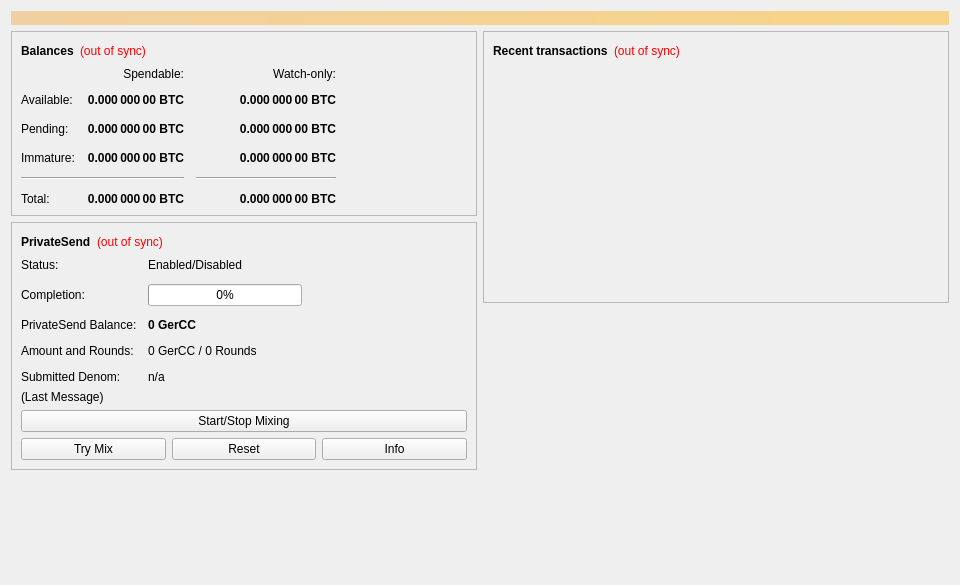
<?xml version="1.0" encoding="UTF-8"?>
<ui version="4.0">
 <class>OverviewPage</class>
 <widget class="QWidget" name="OverviewPage">
  <property name="geometry">
   <rect>
    <x>0</x>
    <y>0</y>
    <width>960</width>
    <height>585</height>
   </rect>
  </property>
  <property name="minimumSize">
   <size>
    <width>960</width>
    <height>0</height>
   </size>
  </property>
  <property name="windowTitle">
   <string>Form</string>
  </property>
  <layout class="QVBoxLayout" name="topLayout">
   <item>
    <widget class="QLabel" name="labelAlerts">
     <property name="visible">
      <bool>false</bool>
     </property>
     <property name="styleSheet">
      <string notr="true">QLabel { background-color: qlineargradient(x1: 0, y1: 0, x2: 1, y2: 0, stop:0 #F0D0A0, stop:1 #F8D488); color:#000000; }</string>
     </property>
     <property name="wordWrap">
      <bool>true</bool>
     </property>
     <property name="margin">
      <number>3</number>
     </property>
     <property name="textInteractionFlags">
      <set>Qt::TextSelectableByMouse</set>
     </property>
    </widget>
   </item>
   <item>
    <layout class="QHBoxLayout" name="horizontalLayout" stretch="1,1">
     <item>
      <layout class="QVBoxLayout" name="verticalLayout_2">
       <item>
        <widget class="QFrame" name="frame">
         <property name="frameShape">
          <enum>QFrame::StyledPanel</enum>
         </property>
         <property name="frameShadow">
          <enum>QFrame::Raised</enum>
         </property>
         <layout class="QVBoxLayout" name="verticalLayout_4">
          <item>
           <layout class="QHBoxLayout" name="horizontalLayout_4">
            <item>
             <widget class="QLabel" name="label_5">
              <property name="font">
               <font>
                <weight>75</weight>
                <bold>true</bold>
               </font>
              </property>
              <property name="text">
               <string>Balances</string>
              </property>
             </widget>
            </item>
            <item>
             <widget class="QLabel" name="labelWalletStatus">
              <property name="toolTip">
               <string>The displayed information may be out of date. Your wallet automatically synchronizes with the GermanCC network after a connection is established, but this process has not completed yet.</string>
              </property>
              <property name="styleSheet">
               <string notr="true">QLabel { color: red; }</string>
              </property>
              <property name="text">
               <string notr="true">(out of sync)</string>
              </property>
              <property name="alignment">
               <set>Qt::AlignLeading|Qt::AlignLeft|Qt::AlignVCenter</set>
              </property>
             </widget>
            </item>
            <item>
             <spacer name="horizontalSpacer_3">
              <property name="orientation">
               <enum>Qt::Horizontal</enum>
              </property>
              <property name="sizeHint" stdset="0">
               <size>
                <width>40</width>
                <height>20</height>
               </size>
              </property>
             </spacer>
            </item>
           </layout>
          </item>
          <item>
           <layout class="QGridLayout" name="gridLayout">
            <property name="spacing">
             <number>12</number>
            </property>
            <item row="2" column="2">
             <widget class="QLabel" name="labelWatchPending">
              <property name="font">
               <font>
                <weight>75</weight>
                <bold>true</bold>
               </font>
              </property>
              <property name="cursor">
               <cursorShape>IBeamCursor</cursorShape>
              </property>
              <property name="toolTip">
               <string>Unconfirmed transactions to watch-only addresses</string>
              </property>
              <property name="text">
               <string notr="true">0.000 000 00 BTC</string>
              </property>
              <property name="alignment">
               <set>Qt::AlignRight|Qt::AlignTrailing|Qt::AlignVCenter</set>
              </property>
              <property name="textInteractionFlags">
               <set>Qt::LinksAccessibleByMouse|Qt::TextSelectableByKeyboard|Qt::TextSelectableByMouse</set>
              </property>
             </widget>
            </item>
            <item row="2" column="1">
             <widget class="QLabel" name="labelUnconfirmed">
              <property name="font">
               <font>
                <weight>75</weight>
                <bold>true</bold>
               </font>
              </property>
              <property name="cursor">
               <cursorShape>IBeamCursor</cursorShape>
              </property>
              <property name="toolTip">
               <string>Total of transactions that have yet to be confirmed, and do not yet count toward the spendable balance</string>
              </property>
              <property name="text">
               <string notr="true">0.000 000 00 BTC</string>
              </property>
              <property name="alignment">
               <set>Qt::AlignRight|Qt::AlignTrailing|Qt::AlignVCenter</set>
              </property>
              <property name="textInteractionFlags">
               <set>Qt::LinksAccessibleByMouse|Qt::TextSelectableByKeyboard|Qt::TextSelectableByMouse</set>
              </property>
             </widget>
            </item>
            <item row="3" column="2">
             <widget class="QLabel" name="labelWatchImmature">
              <property name="font">
               <font>
                <weight>75</weight>
                <bold>true</bold>
               </font>
              </property>
              <property name="cursor">
               <cursorShape>IBeamCursor</cursorShape>
              </property>
              <property name="toolTip">
               <string>Mined balance in watch-only addresses that has not yet matured</string>
              </property>
              <property name="text">
               <string notr="true">0.000 000 00 BTC</string>
              </property>
              <property name="alignment">
               <set>Qt::AlignRight|Qt::AlignTrailing|Qt::AlignVCenter</set>
              </property>
              <property name="textInteractionFlags">
               <set>Qt::LinksAccessibleByMouse|Qt::TextSelectableByKeyboard|Qt::TextSelectableByMouse</set>
              </property>
             </widget>
            </item>
            <item row="4" column="0" colspan="2">
             <widget class="Line" name="lineSpendableBalance">
              <property name="orientation">
               <enum>Qt::Horizontal</enum>
              </property>
             </widget>
            </item>
            <item row="4" column="2">
             <widget class="Line" name="lineWatchBalance">
              <property name="sizePolicy">
               <sizepolicy hsizetype="Preferred" vsizetype="Fixed">
                <horstretch>0</horstretch>
                <verstretch>0</verstretch>
               </sizepolicy>
              </property>
              <property name="minimumSize">
               <size>
                <width>140</width>
                <height>0</height>
               </size>
              </property>
              <property name="orientation">
               <enum>Qt::Horizontal</enum>
              </property>
             </widget>
            </item>
            <item row="5" column="0">
             <widget class="QLabel" name="labelTotalText">
              <property name="text">
               <string>Total:</string>
              </property>
             </widget>
            </item>
            <item row="3" column="1">
             <widget class="QLabel" name="labelImmature">
              <property name="font">
               <font>
                <weight>75</weight>
                <bold>true</bold>
               </font>
              </property>
              <property name="cursor">
               <cursorShape>IBeamCursor</cursorShape>
              </property>
              <property name="toolTip">
               <string>Mined balance that has not yet matured</string>
              </property>
              <property name="text">
               <string notr="true">0.000 000 00 BTC</string>
              </property>
              <property name="alignment">
               <set>Qt::AlignRight|Qt::AlignTrailing|Qt::AlignVCenter</set>
              </property>
              <property name="textInteractionFlags">
               <set>Qt::LinksAccessibleByMouse|Qt::TextSelectableByKeyboard|Qt::TextSelectableByMouse</set>
              </property>
             </widget>
            </item>
            <item row="2" column="3">
             <spacer name="horizontalSpacer_2">
              <property name="orientation">
               <enum>Qt::Horizontal</enum>
              </property>
              <property name="sizeHint" stdset="0">
               <size>
                <width>40</width>
                <height>20</height>
               </size>
              </property>
             </spacer>
            </item>
            <item row="3" column="0">
             <widget class="QLabel" name="labelImmatureText">
              <property name="text">
               <string>Immature:</string>
              </property>
             </widget>
            </item>
            <item row="5" column="1">
             <widget class="QLabel" name="labelTotal">
              <property name="font">
               <font>
                <weight>75</weight>
                <bold>true</bold>
               </font>
              </property>
              <property name="cursor">
               <cursorShape>IBeamCursor</cursorShape>
              </property>
              <property name="toolTip">
               <string>Your current total balance</string>
              </property>
              <property name="text">
               <string notr="true">0.000 000 00 BTC</string>
              </property>
              <property name="alignment">
               <set>Qt::AlignRight|Qt::AlignTrailing|Qt::AlignVCenter</set>
              </property>
              <property name="textInteractionFlags">
               <set>Qt::LinksAccessibleByMouse|Qt::TextSelectableByKeyboard|Qt::TextSelectableByMouse</set>
              </property>
             </widget>
            </item>
            <item row="5" column="2">
             <widget class="QLabel" name="labelWatchTotal">
              <property name="font">
               <font>
                <weight>75</weight>
                <bold>true</bold>
               </font>
              </property>
              <property name="cursor">
               <cursorShape>IBeamCursor</cursorShape>
              </property>
              <property name="toolTip">
               <string>Current total balance in watch-only addresses</string>
              </property>
              <property name="text">
               <string notr="true">0.000 000 00 BTC</string>
              </property>
              <property name="alignment">
               <set>Qt::AlignRight|Qt::AlignTrailing|Qt::AlignVCenter</set>
              </property>
              <property name="textInteractionFlags">
               <set>Qt::LinksAccessibleByMouse|Qt::TextSelectableByKeyboard|Qt::TextSelectableByMouse</set>
              </property>
             </widget>
            </item>
            <item row="0" column="2">
             <widget class="QLabel" name="labelWatchonly">
              <property name="text">
               <string>Watch-only:</string>
              </property>
              <property name="alignment">
               <set>Qt::AlignRight|Qt::AlignTrailing|Qt::AlignVCenter</set>
              </property>
             </widget>
            </item>
            <item row="1" column="0">
             <widget class="QLabel" name="labelBalanceText">
              <property name="text">
               <string>Available:</string>
              </property>
             </widget>
            </item>
            <item row="1" column="1">
             <widget class="QLabel" name="labelBalance">
              <property name="font">
               <font>
                <weight>75</weight>
                <bold>true</bold>
               </font>
              </property>
              <property name="cursor">
               <cursorShape>IBeamCursor</cursorShape>
              </property>
              <property name="toolTip">
               <string>Your current spendable balance</string>
              </property>
              <property name="text">
               <string notr="true">0.000 000 00 BTC</string>
              </property>
              <property name="alignment">
               <set>Qt::AlignRight|Qt::AlignTrailing|Qt::AlignVCenter</set>
              </property>
              <property name="textInteractionFlags">
               <set>Qt::LinksAccessibleByMouse|Qt::TextSelectableByKeyboard|Qt::TextSelectableByMouse</set>
              </property>
             </widget>
            </item>
            <item row="1" column="2">
             <widget class="QLabel" name="labelWatchAvailable">
              <property name="font">
               <font>
                <weight>75</weight>
                <bold>true</bold>
               </font>
              </property>
              <property name="cursor">
               <cursorShape>IBeamCursor</cursorShape>
              </property>
              <property name="toolTip">
               <string>Your current balance in watch-only addresses</string>
              </property>
              <property name="text">
               <string notr="true">0.000 000 00 BTC</string>
              </property>
              <property name="alignment">
               <set>Qt::AlignRight|Qt::AlignTrailing|Qt::AlignVCenter</set>
              </property>
              <property name="textInteractionFlags">
               <set>Qt::LinksAccessibleByMouse|Qt::TextSelectableByKeyboard|Qt::TextSelectableByMouse</set>
              </property>
             </widget>
            </item>
            <item row="2" column="0">
             <widget class="QLabel" name="labelPendingText">
              <property name="text">
               <string>Pending:</string>
              </property>
             </widget>
            </item>
            <item row="0" column="1">
             <widget class="QLabel" name="labelSpendable">
              <property name="text">
               <string>Spendable:</string>
              </property>
              <property name="alignment">
               <set>Qt::AlignRight|Qt::AlignTrailing|Qt::AlignVCenter</set>
              </property>
             </widget>
            </item>
           </layout>
          </item>
         </layout>
        </widget>
       </item>
       <item>
        <widget class="QFrame" name="framePrivateSend">
         <property name="layoutDirection">
          <enum>Qt::LeftToRight</enum>
         </property>
         <property name="frameShape">
          <enum>QFrame::StyledPanel</enum>
         </property>
         <property name="frameShadow">
          <enum>QFrame::Raised</enum>
         </property>
         <layout class="QVBoxLayout" name="VerticalLayout_PS1">
          <item>
           <layout class="QHBoxLayout" name="horizontalLayout_5">
            <item>
             <widget class="QLabel" name="labelPrivateSendHeader">
              <property name="font">
               <font>
                <weight>75</weight>
                <bold>true</bold>
               </font>
              </property>
              <property name="text">
               <string>PrivateSend</string>
              </property>
             </widget>
            </item>
            <item>
             <widget class="QLabel" name="labelPrivateSendSyncStatus">
              <property name="toolTip">
               <string>The displayed information may be out of date. Your wallet automatically synchronizes with the GermanCC network after a connection is established, but this process has not completed yet.</string>
              </property>
              <property name="styleSheet">
               <string notr="true">QLabel { color: red; }</string>
              </property>
              <property name="text">
               <string notr="true">(out of sync)</string>
              </property>
              <property name="alignment">
               <set>Qt::AlignLeading|Qt::AlignLeft|Qt::AlignVCenter</set>
              </property>
             </widget>
            </item>
            <item>
             <spacer name="horizontalSpacer_4">
              <property name="orientation">
               <enum>Qt::Horizontal</enum>
              </property>
              <property name="sizeHint" stdset="0">
               <size>
                <width>40</width>
                <height>20</height>
               </size>
              </property>
             </spacer>
            </item>
           </layout>
          </item>
          <item>
           <layout class="QFormLayout" name="privateSendFormLayout">
            <property name="fieldGrowthPolicy">
             <enum>QFormLayout::AllNonFixedFieldsGrow</enum>
            </property>
            <property name="horizontalSpacing">
             <number>11</number>
            </property>
            <property name="verticalSpacing">
             <number>12</number>
            </property>
            <item row="0" column="0">
             <widget class="QLabel" name="labelPrivateSendEnabledText">
              <property name="text">
               <string>Status:</string>
              </property>
             </widget>
            </item>
            <item row="0" column="1">
             <widget class="QLabel" name="labelPrivateSendEnabled">
              <property name="text">
               <string>Enabled/Disabled</string>
              </property>
             </widget>
            </item>
            <item row="1" column="0">
             <widget class="QLabel" name="labelCompletitionText">
              <property name="text">
               <string>Completion:</string>
              </property>
             </widget>
            </item>
            <item row="1" column="1">
             <widget class="QProgressBar" name="privateSendProgress">
              <property name="maximumSize">
               <size>
                <width>154</width>
                <height>16777215</height>
               </size>
              </property>
              <property name="value">
               <number>0</number>
              </property>
             </widget>
            </item>
            <item row="2" column="0">
             <widget class="QLabel" name="labelAnonymizedText">
              <property name="text">
               <string>PrivateSend Balance:</string>
              </property>
             </widget>
            </item>
            <item row="2" column="1">
             <widget class="QLabel" name="labelAnonymized">
              <property name="font">
               <font>
                <weight>75</weight>
                <bold>true</bold>
               </font>
              </property>
              <property name="text">
               <string notr="true">0 GerCC</string>
              </property>
             </widget>
            </item>
            <item row="3" column="0">
             <widget class="QLabel" name="labelAmountAndRoundsText">
              <property name="text">
               <string>Amount and Rounds:</string>
              </property>
             </widget>
            </item>
            <item row="3" column="1">
             <widget class="QLabel" name="labelAmountRounds">
              <property name="text">
               <string>0 GerCC / 0 Rounds</string>
              </property>
             </widget>
            </item>
            <item row="4" column="0">
             <widget class="QLabel" name="labelSubmittedDenomText">
              <property name="text">
               <string>Submitted Denom:</string>
              </property>
             </widget>
            </item>
            <item row="4" column="1">
             <widget class="QLabel" name="labelSubmittedDenom">
              <property name="toolTip">
               <string>The denominations you submitted to the Masternode.&lt;br&gt;To mix, other users must submit the exact same denominations.</string>
              </property>
              <property name="text">
               <string>n/a</string>
              </property>
             </widget>
            </item>
           </layout>
          </item>
          <item>
           <layout class="QVBoxLayout" name="VerticalLayout_PS">
            <item>
             <widget class="QLabel" name="labelPrivateSendLastMessage">
              <property name="text">
               <string>(Last Message)</string>
              </property>
              <property name="alignment">
               <set>Qt::AlignLeading|Qt::AlignLeft|Qt::AlignTop</set>
              </property>
              <property name="wordWrap">
               <bool>true</bool>
              </property>
             </widget>
            </item>
            <item>
             <widget class="QPushButton" name="togglePrivateSend">
              <property name="sizePolicy">
               <sizepolicy hsizetype="MinimumExpanding" vsizetype="Fixed">
                <horstretch>0</horstretch>
                <verstretch>0</verstretch>
               </sizepolicy>
              </property>
              <property name="text">
               <string>Start/Stop Mixing</string>
              </property>
             </widget>
            </item>
            <item>
             <layout class="QHBoxLayout" name="horizontalLayout_debugbuttons">
              <item>
               <widget class="QPushButton" name="privateSendAuto">
                <property name="sizePolicy">
                 <sizepolicy hsizetype="MinimumExpanding" vsizetype="Fixed">
                  <horstretch>0</horstretch>
                  <verstretch>0</verstretch>
                 </sizepolicy>
                </property>
                <property name="toolTip">
                 <string>Try to manually submit a PrivateSend request.</string>
                </property>
                <property name="text">
                 <string>Try Mix</string>
                </property>
               </widget>
              </item>
              <item>
               <widget class="QPushButton" name="privateSendReset">
                <property name="sizePolicy">
                 <sizepolicy hsizetype="MinimumExpanding" vsizetype="Fixed">
                  <horstretch>0</horstretch>
                  <verstretch>0</verstretch>
                 </sizepolicy>
                </property>
                <property name="toolTip">
                 <string>Reset the current status of PrivateSend (can interrupt PrivateSend if it's in the process of Mixing, which can cost you money!)</string>
                </property>
                <property name="autoFillBackground">
                 <bool>false</bool>
                </property>
                <property name="text">
                 <string>Reset</string>
                </property>
               </widget>
              </item>
              <item>
               <widget class="QPushButton" name="privateSendInfo">
                <property name="sizePolicy">
                 <sizepolicy hsizetype="MinimumExpanding" vsizetype="Fixed">
                  <horstretch>0</horstretch>
                  <verstretch>0</verstretch>
                 </sizepolicy>
                </property>
                <property name="toolTip">
                 <string>Information about PrivateSend and Mixing</string>
                </property>
                <property name="text">
                 <string>Info</string>
                </property>
               </widget>
              </item>
             </layout>
            </item>
           </layout>
          </item>
         </layout>
        </widget>
       </item>
       <item>
        <spacer name="verticalSpacer">
         <property name="orientation">
          <enum>Qt::Vertical</enum>
         </property>
         <property name="sizeHint" stdset="0">
          <size>
           <width>20</width>
           <height>40</height>
          </size>
         </property>
        </spacer>
       </item>
      </layout>
     </item>
     <item>
      <layout class="QVBoxLayout" name="verticalLayout_3">
       <item>
        <widget class="QFrame" name="frame_2">
         <property name="frameShape">
          <enum>QFrame::StyledPanel</enum>
         </property>
         <property name="frameShadow">
          <enum>QFrame::Raised</enum>
         </property>
         <layout class="QVBoxLayout" name="verticalLayout">
          <item>
           <layout class="QHBoxLayout" name="horizontalLayout_2">
            <item>
             <widget class="QLabel" name="label_4">
              <property name="font">
               <font>
                <weight>75</weight>
                <bold>true</bold>
               </font>
              </property>
              <property name="text">
               <string>Recent transactions</string>
              </property>
             </widget>
            </item>
            <item>
             <widget class="QLabel" name="labelTransactionsStatus">
              <property name="toolTip">
               <string>The displayed information may be out of date. Your wallet automatically synchronizes with the GermanCC network after a connection is established, but this process has not completed yet.</string>
              </property>
              <property name="styleSheet">
               <string notr="true">QLabel { color: red; }</string>
              </property>
              <property name="text">
               <string notr="true">(out of sync)</string>
              </property>
              <property name="alignment">
               <set>Qt::AlignLeading|Qt::AlignLeft|Qt::AlignVCenter</set>
              </property>
             </widget>
            </item>
            <item>
             <spacer name="horizontalSpacer">
              <property name="orientation">
               <enum>Qt::Horizontal</enum>
              </property>
              <property name="sizeHint" stdset="0">
               <size>
                <width>40</width>
                <height>20</height>
               </size>
              </property>
             </spacer>
            </item>
           </layout>
          </item>
          <item>
           <widget class="QListView" name="listTransactions">
            <property name="styleSheet">
             <string notr="true">QListView { background: transparent; }</string>
            </property>
            <property name="frameShape">
             <enum>QFrame::NoFrame</enum>
            </property>
            <property name="verticalScrollBarPolicy">
             <enum>Qt::ScrollBarAlwaysOff</enum>
            </property>
            <property name="horizontalScrollBarPolicy">
             <enum>Qt::ScrollBarAlwaysOff</enum>
            </property>
            <property name="selectionMode">
             <enum>QAbstractItemView::NoSelection</enum>
            </property>
           </widget>
          </item>
         </layout>
        </widget>
       </item>
       <item>
        <spacer name="verticalSpacer_2">
         <property name="orientation">
          <enum>Qt::Vertical</enum>
         </property>
         <property name="sizeHint" stdset="0">
          <size>
           <width>20</width>
           <height>40</height>
          </size>
         </property>
        </spacer>
       </item>
      </layout>
     </item>
    </layout>
   </item>
  </layout>
 </widget>
 <resources/>
 <connections/>
</ui>
